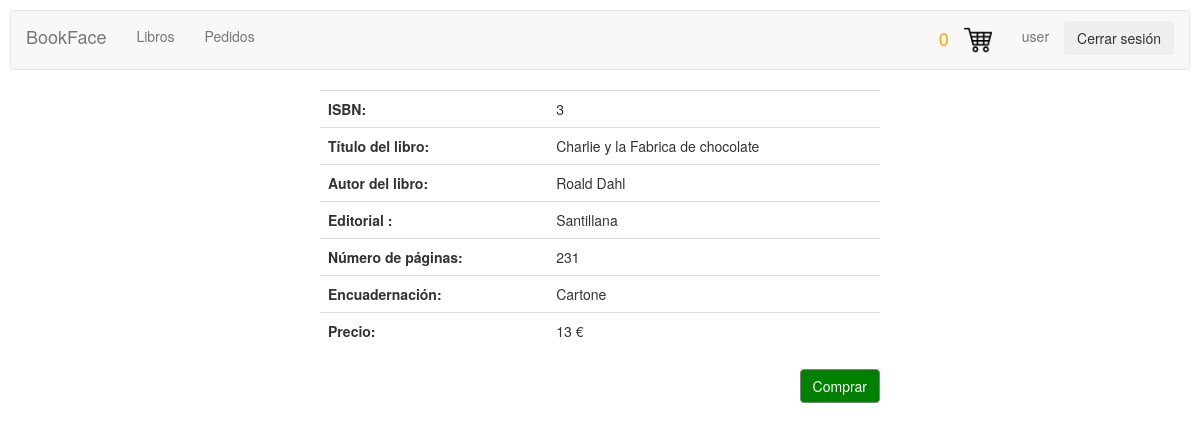
/librosuser/libro.php?cod=3 (signed in), run on the app's committed database.
### tables this page shows
CREATE TABLE `libros` (
  `isbn` int(13) NOT NULL AUTO_INCREMENT,
  `titulo` varchar(45) NOT NULL,
  `autor` varchar(45) NOT NULL,
  `editorial` varchar(45) NOT NULL,
  `numpag` int(11) DEFAULT NULL,
  `encuadernacion` varchar(45) DEFAULT NULL,
  `precio` int(11) NOT NULL,
  PRIMARY KEY (`isbn`)
);

### librosuser/libro.php (the view, shortened to what this page needs)
<!DOCTYPE html>
<html>
<head>
    <link rel="stylesheet" href="../CSS/styles.css">
    <link rel="stylesheet" href="../CSS/menuadmin.css">
</head>
<body>
<?php
if (isset($_SESSION["user"]) && $_SESSION["user"]!="admin") {
?>
    <div class="row">
        <div>
        <?php include_once "../controluser/menuuser.php"?>
        </div>
    </div>
    <div class="row">
    <div class="col-md-3"></div>
    <div class="col-md-6" style="background-color: white; border-radius:10px; ">
    <?php
$connection = new mysqli("localhost", "user", "2asirtriana", "proyecto");
$connection->set_charset("utf8");
if ($result = $connection->query("select * from libros where isbn='$_GET[cod]'")) {
?>
<?php
   $obj = $result->fetch_object();
        echo "<table class='table custab'";
        echo "<tr><td><b>ISBN: </b></td><td>$obj->isbn</td></tr>";
        echo "<tr><td><b>Título del libro: </b></td><td>$obj->titulo</td></tr>";
        echo "<tr><td><b>Autor del libro: </b></td><td>$obj->autor</td></tr>";
        echo "<tr><td><b>Editorial : </b></td><td>$obj->editorial</td></tr>";
        echo "<tr><td><b>Número de páginas: </b></td><td>$obj->numpag</td></tr>";
        echo "<tr><td><b>Encuadernación: </b></td><td>$obj->encuadernacion</td></tr>";
        echo "<tr><td><b>Precio: </b></td><td>$obj->precio €</td></tr>";
        echo "</table>";
        echo "<div class='text-right'>";
        echo "<a class='btn btn-primary' id='comprar' href='comprarlibro.php?cod=$obj->isbn'>Comprar</a>";
    echo "</div>";
}
} else {
    session_destroy();
    header("Location: ../login.php");
  }
?>
</div>
<div class="col-md-3"></div>
</div>
</body>
</html>

### CSS/styles.css (style rules this page uses)
body { background-image:url("http://culto.latercera.com/wp-content/uploads/2017/04/Libros-1-900x600.jpg"); background-position:center; background-size: 100%; background-repeat: repeat; padding:10px; }
#comprar { background-color: green; border-color: gray; margin-bottom: 10px; }

### CSS/menuadmin.css (style rules this page uses)
body,html { height: 100%; }
.row { padding: 0px 15px; }

### data on the page
libros: isbn "3", titulo "Charlie y la Fabrica de chocolate", autor "Roald Dahl", editorial "Santillana", numpag "231", encuadernacion "Cartone", precio "13"

### other printed values
sizeof($_SESSION["cart"]) "0"
$_SESSION["user"] "user"
